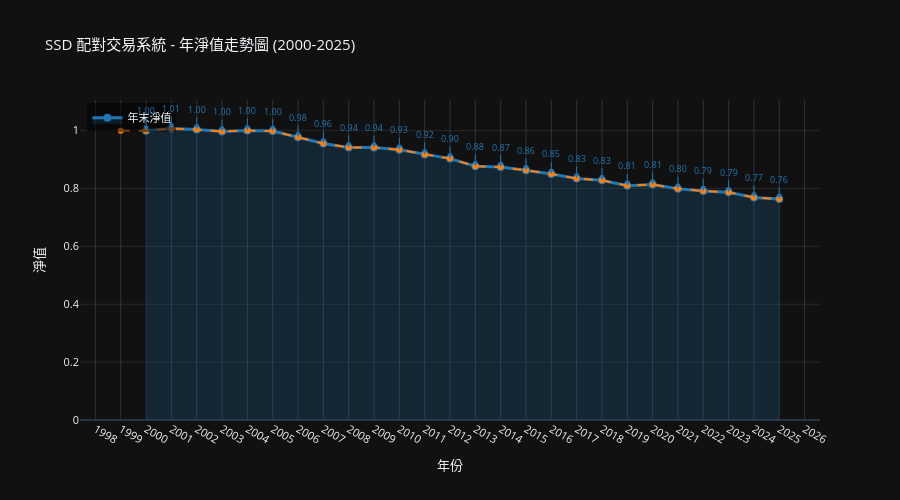

Write notebook code for a chart like this one.
### Markdown cell above
### 【年淨值走勢圖】
按年份展示淨值變化，清晰呈現策略在不同年度的表現。

### Code cell
# ===== 年淨值走勢圖 =====
print("\n【第 6.2.5 步】繪製年淨值走勢圖...")

# 計算每年度的淨值
nav_annual = nav.resample('Y').last()
nav_annual.index = nav_annual.index.year

# 初始值設置
nav_annual_values = [1.0]  # 2000年初始淨值
for i in range(len(nav_annual) - 1):
    nav_annual_values.append(nav_annual.iloc[i])

nav_annual_values = nav_annual.values
years = nav_annual.index.astype(str).astype(int).tolist()

# 繪製年淨值走勢折線圖
fig_nav_annual = go.Figure()

# 添加淨值線
fig_nav_annual.add_trace(go.Scatter(
    x=years,
    y=nav_annual_values,
    mode='lines+markers',
    name='年末淨值',
    line=dict(color='#1f77b4', width=3),
    marker=dict(size=8, symbol='circle'),
    fill='tozeroy',
    fillcolor='rgba(31, 119, 180, 0.2)',
    hovertemplate='%{x}年<br>淨值: %{y:.4f}<extra></extra>'
))

# 添加年初淨值 (初始值為1)
years_with_initial = [years[0] - 1] + years
nav_values_with_initial = [1.0] + nav_annual_values.tolist()

fig_nav_annual.add_trace(go.Scatter(
    x=years_with_initial,
    y=nav_values_with_initial,
    mode='lines+markers',
    name='累積淨值',
    line=dict(color='#ff7f0e', width=2, dash='dash'),
    marker=dict(size=6),
    hovertemplate='%{x}年<br>累積淨值: %{y:.4f}<extra></extra>',
    showlegend=False
))

# 更新佈局
fig_nav_annual.update_layout(
    title='SSD 配對交易系統 - 年淨值走勢圖 (2000-2025)',
    xaxis_title='年份',
    yaxis_title='淨值',
    height=500,
    template='plotly_dark',
    hovermode='x unified',
    xaxis=dict(
        tickmode='linear',
        tick0=2000,
        dtick=1
    ),
    yaxis=dict(
        gridcolor='rgba(128, 128, 128, 0.2)'
    ),
    font=dict(size=11),
    showlegend=True,
    legend=dict(
        orientation='v',
        yanchor='top',
        y=0.99,
        xanchor='left',
        x=0.01,
        bgcolor='rgba(0, 0, 0, 0.5)'
    )
)

# 添加數值標籤
for year, nav_val in zip(years, nav_annual_values):
    fig_nav_annual.add_annotation(
        x=year,
        y=nav_val,
        text=f'{nav_val:.2f}',
        showarrow=True,
        arrowhead=2,
        arrowsize=1,
        arrowwidth=1,
        arrowcolor='#1f77b4',
        ax=0,
        ay=-20,
        font=dict(size=9, color='#1f77b4')
    )

fig_nav_annual.show()

print("✓ 年淨值走勢圖已繪製")

# 計算年度變化統計
print("\n【年度淨值統計】")
print(f"{'年份':<8} {'年末淨值':<12} {'年度報酬(%)':<12} {'累計報酬(%)':<12}")
print("-" * 46)

prev_nav = 1.0
for year, nav_val in zip(years, nav_annual_values):
    annual_return = (nav_val - prev_nav) / prev_nav * 100
    cumulative_return = (nav_val - 1) * 100
    print(f"{year:<8} {nav_val:<12.4f} {annual_return:>10.2f}% {cumulative_return:>10.2f}%")
    prev_nav = nav_val

# 最佳年份和最差年份
best_year_idx = np.argmax(nav_annual_values)
worst_year_idx = np.argmin(nav_annual_values)

print(f"\n【極值統計】")
print(f"  最佳年份: {years[best_year_idx]} (淨值: {nav_annual_values[best_year_idx]:.4f})")
print(f"  最差年份: {years[worst_year_idx]} (淨值: {nav_annual_values[worst_year_idx]:.4f})")
print(f"  年均淨值: {np.mean(nav_annual_values):.4f}")
print(f"  年末淨值: {nav_annual_values[-1]:.4f} (總增長: {(nav_annual_values[-1]-1)*100:.2f}%)")

### Figure 1 — Plotly figure (JSON) as saved in the notebook; plotly's stock layout.template omitted (floating-point values rounded to 4 significant figures)
{"data": [{"fill": "tozeroy", "fillcolor": "rgba(31, 119, 180, 0.2)", "hovertemplate": "%{x}年<br>淨值: %{y:.4f}<extra></extra>", "line": {"color": "#1f77b4", "width": 3}, "marker": {"size": 8, "symbol": "circle"}, "mode": "lines+markers", "name": "年末淨值", "type": "scatter", "x": [2000, 2001, 2002, 2003, 2004, 2005, 2006, 2007, 2008, 2009, 2010, 2011, 2012, 2013, 2014, 2015, 2016, 2017, 2018, 2019, 2020, 2021, 2022, 2023, 2024, 2025], "y": [1.0, 1.007, 1.004, 0.9971, 1.001, 0.9984, 0.9773, 0.9556, 0.9421, 0.9417, 0.9336, 0.9175, 0.9034, 0.8773, 0.874, 0.8628, 0.8503, 0.8345, 0.8284, 0.8094, 0.8139, 0.7994, 0.7916, 0.7869, 0.7691, 0.7637]}, {"hovertemplate": "%{x}年<br>累積淨值: %{y:.4f}<extra></extra>", "line": {"color": "#ff7f0e", "dash": "dash", "width": 2}, "marker": {"size": 6}, "mode": "lines+markers", "name": "累積淨值", "showlegend": false, "type": "scatter", "x": [1999, 2000, 2001, 2002, 2003, 2004, 2005, 2006, 2007, 2008, 2009, 2010, 2011, 2012, 2013, 2014, 2015, 2016, 2017, 2018, 2019, 2020, 2021, 2022, 2023, 2024, 2025], "y": [1, 1, 1.007, 1.004, 0.9971, 1.001, 0.9984, 0.9773, 0.9556, 0.9421, 0.9417, 0.9336, 0.9175, 0.9034, 0.8773, 0.874, 0.8628, 0.8503, 0.8345, 0.8284, 0.8094, 0.8139, 0.7994, 0.7916, 0.7869, 0.7691, 0.7637]}], "layout": {"annotations": [{"arrowcolor": "#1f77b4", "arrowhead": 2, "arrowsize": 1, "arrowwidth": 1, "ax": 0, "ay": -20, "font": {"color": "#1f77b4", "size": 9}, "showarrow": true, "text": "1.00", "x": 2000, "y": 1}, {"arrowcolor": "#1f77b4", "arrowhead": 2, "arrowsize": 1, "arrowwidth": 1, "ax": 0, "ay": -20, "font": {"color": "#1f77b4", "size": 9}, "showarrow": true, "text": "1.01", "x": 2001, "y": 1.007}, {"arrowcolor": "#1f77b4", "arrowhead": 2, "arrowsize": 1, "arrowwidth": 1, "ax": 0, "ay": -20, "font": {"color": "#1f77b4", "size": 9}, "showarrow": true, "text": "1.00", "x": 2002, "y": 1.004}, {"arrowcolor": "#1f77b4", "arrowhead": 2, "arrowsize": 1, "arrowwidth": 1, "ax": 0, "ay": -20, "font": {"color": "#1f77b4", "size": 9}, "showarrow": true, "text": "1.00", "x": 2003, "y": 0.9971}, {"arrowcolor": "#1f77b4", "arrowhead": 2, "arrowsize": 1, "arrowwidth": 1, "ax": 0, "ay": -20, "font": {"color": "#1f77b4", "size": 9}, "showarrow": true, "text": "1.00", "x": 2004, "y": 1.001}, {"arrowcolor": "#1f77b4", "arrowhead": 2, "arrowsize": 1, "arrowwidth": 1, "ax": 0, "ay": -20, "font": {"color": "#1f77b4", "size": 9}, "showarrow": true, "text": "1.00", "x": 2005, "y": 0.9984}, {"arrowcolor": "#1f77b4", "arrowhead": 2, "arrowsize": 1, "arrowwidth": 1, "ax": 0, "ay": -20, "font": {"color": "#1f77b4", "size": 9}, "showarrow": true, "text": "0.98", "x": 2006, "y": 0.9773}, {"arrowcolor": "#1f77b4", "arrowhead": 2, "arrowsize": 1, "arrowwidth": 1, "ax": 0, "ay": -20, "font": {"color": "#1f77b4", "size": 9}, "showarrow": true, "text": "0.96", "x": 2007, "y": 0.9556}, {"arrowcolor": "#1f77b4", "arrowhead": 2, "arrowsize": 1, "arrowwidth": 1, "ax": 0, "ay": -20, "font": {"color": "#1f77b4", "size": 9}, "showarrow": true, "text": "0.94", "x": 2008, "y": 0.9421}, {"arrowcolor": "#1f77b4", "arrowhead": 2, "arrowsize": 1, "arrowwidth": 1, "ax": 0, "ay": -20, "font": {"color": "#1f77b4", "size": 9}, "showarrow": true, "text": "0.94", "x": 2009, "y": 0.9417}, {"arrowcolor": "#1f77b4", "arrowhead": 2, "arrowsize": 1, "arrowwidth": 1, "ax": 0, "ay": -20, "font": {"color": "#1f77b4", "size": 9}, "showarrow": true, "text": "0.93", "x": 2010, "y": 0.9336}, {"arrowcolor": "#1f77b4", "arrowhead": 2, "arrowsize": 1, "arrowwidth": 1, "ax": 0, "ay": -20, "font": {"color": "#1f77b4", "size": 9}, "showarrow": true, "text": "0.92", "x": 2011, "y": 0.9175}, {"arrowcolor": "#1f77b4", "arrowhead": 2, "arrowsize": 1, "arrowwidth": 1, "ax": 0, "ay": -20, "font": {"color": "#1f77b4", "size": 9}, "showarrow": true, "text": "0.90", "x": 2012, "y": 0.9034}, {"arrowcolor": "#1f77b4", "arrowhead": 2, "arrowsize": 1, "arrowwidth": 1, "ax": 0, "ay": -20, "font": {"color": "#1f77b4", "size": 9}, "showarrow": true, "text": "0.88", "x": 2013, "y": 0.8773}, {"arrowcolor": "#1f77b4", "arrowhead": 2, "arrowsize": 1, "arrowwidth": 1, "ax": 0, "ay": -20, "font": {"color": "#1f77b4", "size": 9}, "showarrow": true, "text": "0.87", "x": 2014, "y": 0.874}, {"arrowcolor": "#1f77b4", "arrowhead": 2, "arrowsize": 1, "arrowwidth": 1, "ax": 0, "ay": -20, "font": {"color": "#1f77b4", "size": 9}, "showarrow": true, "text": "0.86", "x": 2015, "y": 0.8628}, {"arrowcolor": "#1f77b4", "arrowhead": 2, "arrowsize": 1, "arrowwidth": 1, "ax": 0, "ay": -20, "font": {"color": "#1f77b4", "size": 9}, "showarrow": true, "text": "0.85", "x": 2016, "y": 0.8503}, {"arrowcolor": "#1f77b4", "arrowhead": 2, "arrowsize": 1, "arrowwidth": 1, "ax": 0, "ay": -20, "font": {"color": "#1f77b4", "size": 9}, "showarrow": true, "text": "0.83", "x": 2017, "y": 0.8345}, {"arrowcolor": "#1f77b4", "arrowhead": 2, "arrowsize": 1, "arrowwidth": 1, "ax": 0, "ay": -20, "font": {"color": "#1f77b4", "size": 9}, "showarrow": true, "text": "0.83", "x": 2018, "y": 0.8284}, {"arrowcolor": "#1f77b4", "arrowhead": 2, "arrowsize": 1, "arrowwidth": 1, "ax": 0, "ay": -20, "font": {"color": "#1f77b4", "size": 9}, "showarrow": true, "text": "0.81", "x": 2019, "y": 0.8094}, {"arrowcolor": "#1f77b4", "arrowhead": 2, "arrowsize": 1, "arrowwidth": 1, "ax": 0, "ay": -20, "font": {"color": "#1f77b4", "size": 9}, "showarrow": true, "text": "0.81", "x": 2020, "y": 0.8139}, {"arrowcolor": "#1f77b4", "arrowhead": 2, "arrowsize": 1, "arrowwidth": 1, "ax": 0, "ay": -20, "font": {"color": "#1f77b4", "size": 9}, "showarrow": true, "text": "0.80", "x": 2021, "y": 0.7994}, {"arrowcolor": "#1f77b4", "arrowhead": 2, "arrowsize": 1, "arrowwidth": 1, "ax": 0, "ay": -20, "font": {"color": "#1f77b4", "size": 9}, "showarrow": true, "text": "0.79", "x": 2022, "y": 0.7916}, {"arrowcolor": "#1f77b4", "arrowhead": 2, "arrowsize": 1, "arrowwidth": 1, "ax": 0, "ay": -20, "font": {"color": "#1f77b4", "size": 9}, "showarrow": true, "text": "0.79", "x": 2023, "y": 0.7869}, {"arrowcolor": "#1f77b4", "arrowhead": 2, "arrowsize": 1, "arrowwidth": 1, "ax": 0, "ay": -20, "font": {"color": "#1f77b4", "size": 9}, "showarrow": true, "text": "0.77", "x": 2024, "y": 0.7691}, {"arrowcolor": "#1f77b4", "arrowhead": 2, "arrowsize": 1, "arrowwidth": 1, "ax": 0, "ay": -20, "font": {"color": "#1f77b4", "size": 9}, "showarrow": true, "text": "0.76", "x": 2025, "y": 0.7637}], "font": {"size": 11}, "height": 500, "hovermode": "x unified", "legend": {"bgcolor": "rgba(0, 0, 0, 0.5)", "orientation": "v", "x": 0.01, "xanchor": "left", "y": 0.99, "yanchor": "top"}, "showlegend": true, "title": {"text": "SSD 配對交易系統 - 年淨值走勢圖 (2000-2025)"}, "xaxis": {"dtick": 1, "tick0": 2000, "tickmode": "linear", "title": {"text": "年份"}}, "yaxis": {"gridcolor": "rgba(128, 128, 128, 0.2)", "title": {"text": "淨值"}}}}
